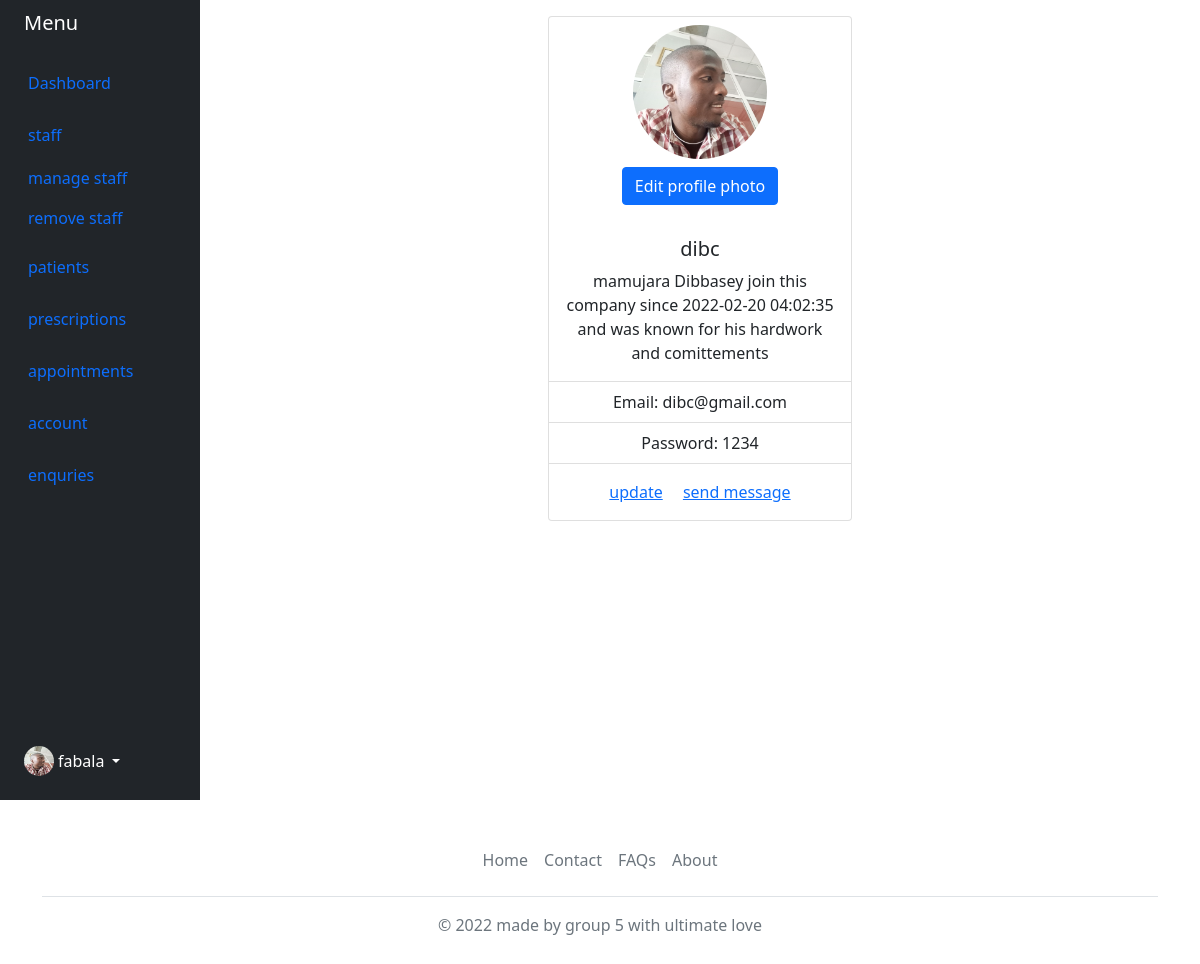
The app's page /admin/index.php?req=list_staff&id=24 with its own data.
### tables this page shows
CREATE TABLE `staff` (
  `id` int(11) NOT NULL,
  `fname` varchar(70) DEFAULT NULL,
  `lname` varchar(70) DEFAULT NULL,
  `username` varchar(70) NOT NULL,
  `password` varchar(200) NOT NULL,
  `email` varchar(100) DEFAULT NULL,
  `specialization` varchar(70) DEFAULT NULL,
  `salary` decimal(10,2) DEFAULT NULL,
  `enroll_date` datetime NOT NULL,
  `profilePhoto` varchar(2080) NOT NULL DEFAULT './images/myPic-min.jpg'
);

### admin/staff/staffProfile.php (the view, shortened to what this page needs)
<?php
$staff = [];
try {
    require_once $_SERVER['DOCUMENT_ROOT'] . '/hospitalManagementSystem/views/partial/databaseConnection.php';
    $id = $_GET['id'];
    $pdo->beginTransaction();
    $statement = $pdo->prepare("
    SELECT * FROM staff
    WHERE id = :id
    ");
    $statement->bindValue(':id', $id);
    $statement->execute();
    $staff = $statement->fetch(PDO::FETCH_ASSOC);
} catch (\Throwable $th) {
    echo 'Error: ' . $th->getMessage();
}
?>
<div class="d-flex justify-content-center">
    <div class="card text-center" style="width:19rem;">
        <img src="./images/myPic-min.jpg" class="card-img-top rounded-circle" alt="...">
        <p>
            <button class="btn btn-primary" type="button" data-bs-toggle="collapse" data-bs-target="#collapseExample" aria-expanded="false" aria-controls="collapseExample">
                Edit profile photo
            </button>
        </p>
        <div class="card-body">
            <h5 class="card-title"><?php echo $staff['username'] ?></h5>
            <p class="card-text">
                <?php echo $staff['fname'] . ' ' . $staff['lname'] . ' join this company since ' . $staff['enroll_date'] . ' and was known for his hardwork and comittements'
                ?>
            </p>
        </div>
        <ul class="list-group list-group-flush">
            <li class="list-group-item">
                Email: <?php echo $staff['email'] ?>
            </li>
            <li class="list-group-item">
                Password: <?php echo $staff['password'] ?>
            </li>
        </ul>
        <div class="card-body">
            <a href="index.php?req=upd&id=<?php echo $_GET['id'] ?>" class="card-link">update</a>
            <a href="#" class="card-link">send message</a>
        </div>
    </div>
</div>

### admin/staff/staffProfile.php (style rules this page uses)
.card-img-top { width: 150px; height: 150px; object-fit: cover; margin: 0 auto; padding: 8px; }

### records on screen
staff: username "dibc", fname "mamujara", lname "Dibbasey", enroll_date "2022-02-20 04:02:35", email "dibc@gmail.com", password "1234"
